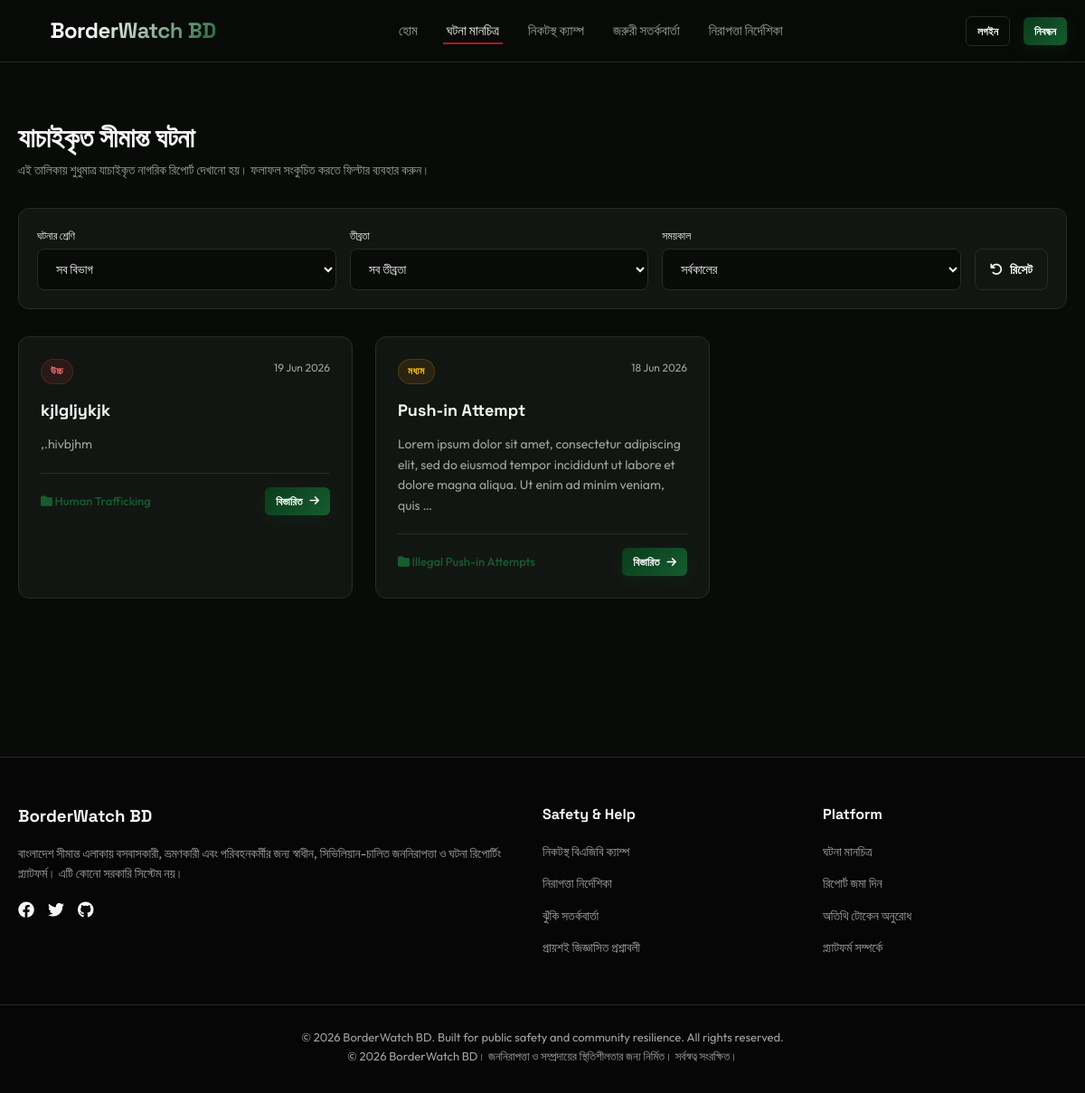
Page /reports/list/ on the committed database.
### reports/models.py (models this page shows, shortened)
class Report(models.Model):
    STATUS_CHOICES = [
        ('Pending', 'Pending Review'),
        ('Verified', 'Verified (Public)'),
        ('Rejected', 'Rejected'),
        ('Escalated', 'Escalated to Authorities'),
    ]
    SEVERITY_CHOICES = [
        ('Low', 'Low'),
        ('Medium', 'Medium'),
        ('High', 'High'),
        ('Critical', 'Critical'),
    ]
    user = models.ForeignKey(User, on_delete=models.SET_NULL, null=True, blank=True, related_name='reports')
    anonymous_token = models.ForeignKey(AnonymousToken, on_delete=models.SET_NULL, null=True, blank=True, related_name='reports')
    incident_type = models.ForeignKey(ReportCategory, on_delete=models.PROTECT, related_name='reports', db_index=True)
    title = models.CharField(max_length=200)
    description = models.TextField()
    latitude = models.DecimalField(max_digits=9, decimal_places=6, db_index=True)
    longitude = models.DecimalField(max_digits=9, decimal_places=6, db_index=True)
    severity = models.CharField(max_length=15, choices=SEVERITY_CHOICES, default='Medium')
    status = models.CharField(max_length=15, choices=STATUS_CHOICES, default='Pending', db_index=True)
    urgency = models.IntegerField(default=3, validators=[MinValueValidator(1), MaxValueValidator(5)])  # Urgency score 1-5
    credibility = models.IntegerField(default=3, validators=[MinValueValidator(1), MaxValueValidator(5)])  # Credibility score 1-5
    priority_score = models.IntegerField(default=9)  # Priority = Severity Weight * Urgency * Credibility
    is_priority = models.BooleanField(default=False)
    is_possible_duplicate = models.BooleanField(default=False)
    is_displayed = models.BooleanField(default=True)
    created_at = models.DateTimeField(auto_now_add=True, db_index=True)
    updated_at = models.DateTimeField(auto_now=True)
    class Meta:
        ordering = ['-created_at']

class ReportCategory(models.Model):
    name = models.CharField(max_length=100, unique=True)
    slug = models.SlugField(max_length=100, unique=True)
    description = models.TextField(blank=True, null=True)
    class Meta:
        verbose_name_plural = "Report Categories"

### reports/views.py (the view, shortened to what this page needs)
# urls.py: path('list/', views.report_list_view, name='report_list'),
def report_list_view(request):
    reports = Report.objects.filter(status='Verified', is_displayed=True).select_related('incident_type', 'user')
    categories = ReportCategory.objects.all()
    category_slug = request.GET.get('category')
    severity = request.GET.get('severity')
    date_filter = request.GET.get('date_range')
    if category_slug:
        reports = reports.filter(incident_type__slug=category_slug)
    if severity:
        reports = reports.filter(severity=severity)
    context = {
        'reports': reports,
        'categories': categories,
        'selected_category': category_slug,
        'selected_severity': severity,
        'selected_date': date_filter,
    }
    return render(request, 'reports/report_list.html', context)

### templates/reports/report_list.html (shortened to what this page needs)
{% extends 'base.html' %}
{% block content %}
<div class="container" style="padding-top: 40px; padding-bottom: 50px;">
    <div style="margin-bottom: 30px;">
        <h1 style="font-size: 30px; letter-spacing: -0.5px;">যাচাইকৃত সীমান্ত ঘটনা</h1>
        <p style="color: var(--text-muted); font-size: 14px;">এই তালিকায় শুধুমাত্র যাচাইকৃত নাগরিক রিপোর্ট দেখানো হয়। ফলাফল সংকুচিত করতে ফিল্টার ব্যবহার করুন।</p>
    </div>
    <div class="card" style="padding: 20px; margin-bottom: 30px; display: flex; flex-wrap: wrap; gap: 15px; align-items: center; border-color: var(--border-color);">
        <form method="GET" action="{% url 'reports:report_list' %}" style="display: flex; flex-wrap: wrap; gap: 15px; width: 100%;">
            <div style="flex: 1; min-width: 200px;">
                <label class="form-label" style="margin-bottom: 5px; font-size: 12px;">ঘটনার শ্রেণি</label>
                <select name="category" class="form-select" onchange="this.form.submit()">
                    <option value="">সব বিভাগ</option>
                </select>
            </div>
            <div style="flex: 1; min-width: 150px;">
                <label class="form-label" style="margin-bottom: 5px; font-size: 12px;">তীব্রতা</label>
                <select name="severity" class="form-select" onchange="this.form.submit()">
                    <option value="">সব তীব্রতা</option>
                </select>
            </div>
            <div style="flex: 1; min-width: 150px;">
                <label class="form-label" style="margin-bottom: 5px; font-size: 12px;">সময়কাল</label>
                <select name="date_range" class="form-select" onchange="this.form.submit()">
                    <option value="">সর্বকালের</option>
                </select>
            </div>
            <div style="display: flex; align-items: flex-end;">
                <a href="{% url 'reports:report_list' %}" class="btn btn-outline" style="padding: 11px 16px;"><i class="fa-solid fa-arrow-rotate-left"></i> রিসেট</a>
            </div>
        </form>
    </div>
    {% if reports %}
        <div class="card-grid">
            {% for report in reports %}
                <div class="card">
                    <div style="display: flex; justify-content: space-between; align-items: flex-start; margin-bottom: 15px;">
                        <span class="badge {% if report.severity == 'Critical' %}badge-critical{% elif report.severity == 'High' %}badge-high{% elif report.severity == 'Medium' %}badge-medium{% else %}badge-low{% endif %}">
                            {% if report.severity == 'Critical' %}গুরুতর{% elif report.severity == 'High' %}উচ্চ{% elif report.severity == 'Medium' %}মধ্যম{% else %}নিম্ন{% endif %}
                        </span>
                        <span style="font-size: 12px; color: var(--text-muted);">{{ report.created_at|date:"d M Y" }}</span>
                    </div>
                    <h3 class="card-title">{{ report.title }}</h3>
                    <p class="card-desc">{{ report.description|truncatewords:25 }}</p>
                    <div style="border-top: 1px solid var(--border-color); padding-top: 15px; margin-top: 15px; display: flex; justify-content: space-between; align-items: center;">
                        <span style="font-size: 13px; color: var(--primary-light); font-weight: 500;">
                            <i class="fa-solid fa-folder"></i> {{ report.incident_type.name }}
                        </span>
                        <a href="{% url 'reports:report_detail' pk=report.id %}" class="btn btn-primary btn-sm" style="padding: 6px 12px;">
                            বিস্তারিত <i class="fa-solid fa-arrow-right"></i>
                        </a>
                    </div>
                </div>
            {% endfor %}
        </div>
    {% endif %}
</div>
{% endblock %}

### static/css/style.css (style rules this page uses)
:root { --bg-dark: #090b09; --bg-card: #121612; --bg-card-hover: #182018; --primary: #0A3B1B; --primary-light: #165c2f; --primary-glow: rgba(10, 59, 27, 0.4); --secondary: #A81C1C; --secondary-light: #d32f2f; --secondary-glow: rgba(168, 28, 28, 0.4); --text-main: #f5f6f5; --text-muted: #9fa4a0; --border-color: #242d24; --footer-bg: #050605; --alert-bg: rgba(168, 28, 28, 0.15); --map-bg: #111; --font-heading: 'Space Grotesk', sans-serif; --font-body: 'Outfit', sans-serif; }
* { box-sizing: border-box; margin: 0; padding: 0; }
body { background-color: var(--bg-dark); color: var(--text-main); font-family: var(--font-body); line-height: 1.6; overflow-x: hidden; }
h1, h2, h3, h4, h5, h6 { font-family: var(--font-heading); font-weight: 700; color: var(--text-main); }
a { color: var(--text-main); text-decoration: none; transition: all 0.3s ease; }
.container { max-width: 1200px; margin: 0 auto; padding: 0 20px; }
.btn { display: inline-flex; align-items: center; justify-content: center; gap: 8px; padding: 10px 20px; border-radius: 8px; font-size: 14px; font-weight: 600; cursor: pointer; transition: all 0.3s cubic-bezier(0.4, 0, 0.2, 1); border: none; outline: none; font-family: var(--font-body); }
.btn-primary { background: linear-gradient(135deg, var(--primary), var(--primary-light)); color: #fff; box-shadow: 0 4px 15px rgba(10, 59, 27, 0.3); }
.btn-outline { background: transparent; border: 1px solid var(--border-color); color: var(--text-main); }
.btn-sm { padding: 6px 12px; font-size: 12px; border-radius: 6px; }
.card-grid { display: grid; grid-template-columns: repeat(auto-fill, minmax(320px, 1fr)); gap: 25px; margin-bottom: 40px; }
.card { background-color: var(--bg-card); border: 1px solid var(--border-color); border-radius: 12px; padding: 24px; transition: all 0.3s cubic-bezier(0.4, 0, 0.2, 1); position: relative; overflow: hidden; }
.card::before { content: ''; position: absolute; top: 0; left: 0; width: 100%; height: 3px; background: linear-gradient(90deg, var(--primary), var(--secondary)); opacity: 0; transition: opacity 0.3s ease; }
.card-title { font-size: 18px; margin-bottom: 12px; }
.card-desc { font-size: 14px; color: var(--text-muted); margin-bottom: 20px; }
.form-label { display: block; margin-bottom: 8px; font-weight: 500; font-size: 14px; color: var(--text-main); }
.form-control, .form-select { width: 100%; padding: 12px 16px; background-color: var(--bg-dark); border: 1px solid var(--border-color); border-radius: 8px; color: var(--text-main); font-family: var(--font-body); font-size: 14px; transition: all 0.3s ease; outline: none; }
.badge { display: inline-flex; align-items: center; padding: 4px 10px; border-radius: 50px; font-size: 11px; font-weight: 700; text-transform: uppercase; letter-spacing: 0.5px; }
.badge-medium { background: rgba(245, 158, 11, 0.1); color: #fbbf24; border: 1px solid rgba(245, 158, 11, 0.2); }
.badge-high { background: rgba(239, 68, 68, 0.1); color: #f87171; border: 1px solid rgba(239, 68, 68, 0.2); }

### rows in the picture
Report: severity "উচ্চ", created_at "19 Jun 2026", title "kjlgljykjk", description ",.hivbjhm", incident_type.name "Human Trafficking"
Report: severity "মধ্যম", created_at "18 Jun 2026", title "Push-in Attempt", description "Lorem ipsum dolor sit amet, consectetur adipiscing elit, sed do eiusmod tempor incididunt ut labore et dolore magna aliqua. Ut enim ad minim veniam, quis …", incident_type.name "Illegal Push-in Attempts"
